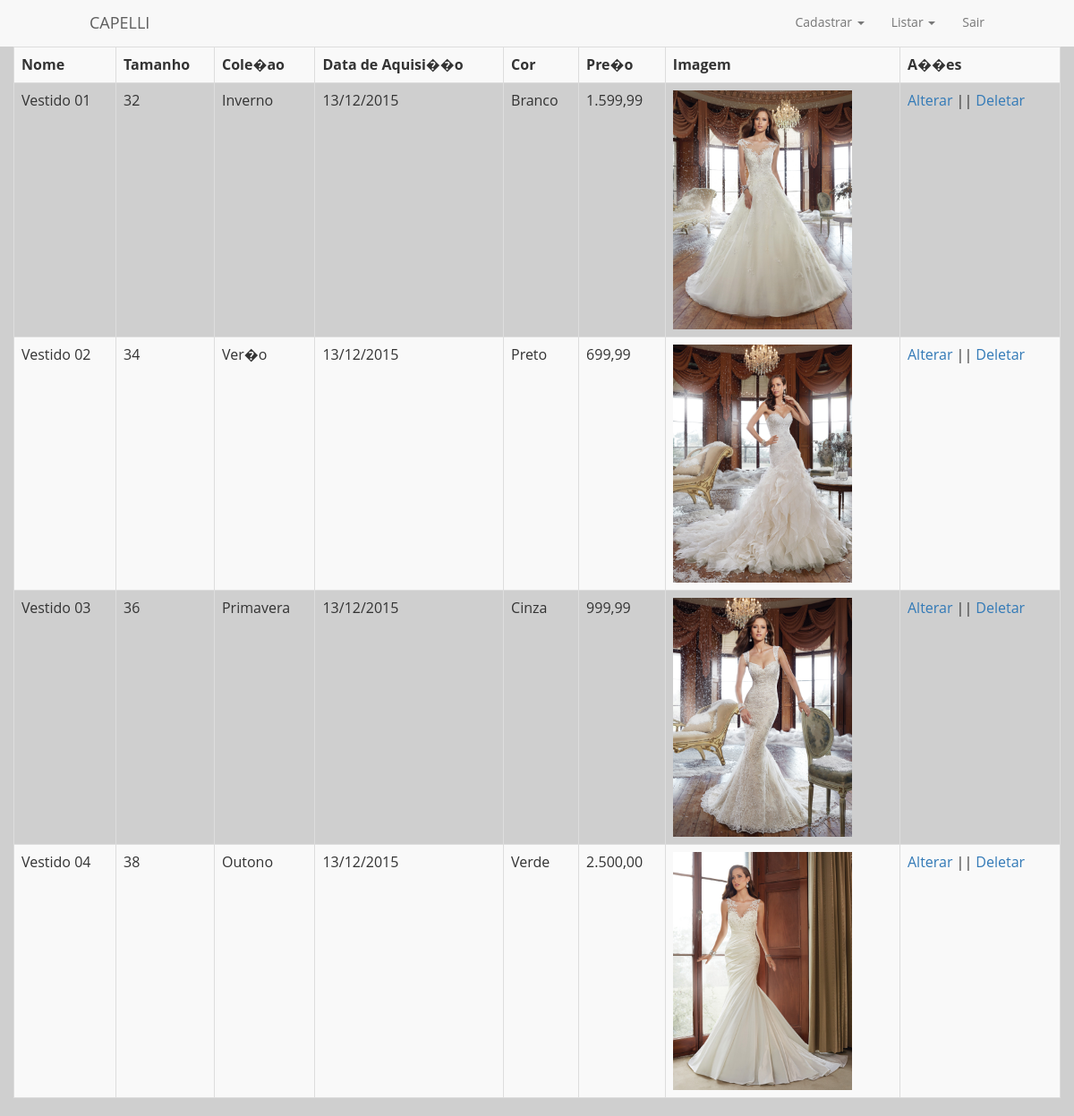
/ListarVestidos.php (signed in), run on the app's committed database.
### tables this page shows
CREATE TABLE vestido
(
id INT AUTO_INCREMENT,
nome VARCHAR(50) NOT NULL,
idTamanho INT NOT NULL,
idColecao  INT NOT NULL,
dataAquisicao DATE NOT NULL,
preco DOUBLE NOT NULL,
imagem VARCHAR(100) NOT NULL,
cor VARCHAR(25) NOT NULL,
PRIMARY KEY (id),
FOREIGN KEY (idColecao)
REFERENCES colecao(id),
FOREIGN KEY (idTamanho)
REFERENCES tamanho(id)
);

CREATE TABLE tamanho
(
id INT AUTO_INCREMENT,
dimensoes  VARCHAR(30) NOT NULL UNIQUE,
PRIMARY KEY (id)
);

CREATE TABLE colecao
(
id INT AUTO_INCREMENT,
nome VARCHAR(50) NOT NULL,
idFornecedor INT NOT NULL,
PRIMARY KEY (id),
FOREIGN KEY (idFornecedor)
REFERENCES fornecedor(id)
);

### ListarVestidos.php (the view, shortened to what this page needs)
<?php
require 'Conexao.php';
$sql = "SELECT vestido.* , tamanho.dimensoes AS tamanhoNome , colecao.nome AS colecaoNome
            FROM vestido INNER JOIN tamanho ON vestido.idTamanho = tamanho.id
            INNER JOIN colecao ON vestido.idColecao = colecao.id";
$resultado = mysqli_query($conn, $sql);
?>
<html xmlns="http://www.w3.org/1999/xhtml" lang="pt-br">
<head>
    <link href="Content/bootstrap.min.css" rel="stylesheet" />
    <link href="Content/EstilosAdm.css" rel="stylesheet" />
</head>
<body>
<nav class="navbar navbar-default">
        <div class="container-fluid">
            <div class="navbar-header">
                <span class="navbar-brand">CAPELLI</span>
            </div>
            <ul class="nav navbar-nav navbar-right hidden-xs">
                <li class="dropdown">
                    <a href="#" class="dropdown-toggle" data-toggle="dropdown" role="button" aria-haspopup="true" aria-expanded="false">
                        Cadastrar
                        <span class="caret"></span>
                    </a>
                </li>
                <li class="dropdown">
                    <a href="#" class="dropdown-toggle" data-toggle="dropdown" role="button" aria-haspopup="true" aria-expanded="false">
                        Listar
                        <span class="caret"></span>
                    </a>
                </li>
                <li>
                    <a href="./SairAdm.php">Sair</a>
                </li>
            </ul>
        </div>
    </nav>
    <div class="container-fluid">
        <div class="row">
            <div class="col-xs-12">
                <table class="table table-striped table-bordered table-hover table-responsive">
                    <tr>
                        <th>Nome</th>
                        <th>Tamanho</th>
                        <th>Cole�ao</th>
                        <th>Data de Aquisi��o</th>
                        <th>Cor</th>
                        <th>Pre�o</th>
                        <th>Imagem</th>
                        <th>A��es</th>
                    </tr>
                    <?php while($linha = mysqli_fetch_assoc($resultado)) { ?>
                    <tr>
                        <td>
                            <?php echo $linha['nome']; ?>
                        </td>
                        <td>
                            <?php echo $linha['tamanhoNome']; ?>
                        </td>
                        <td>
                            <?php echo $linha['colecaoNome']; ?>
                        </td>
                        <td>
                            <?php echo $Date = date("d/m/Y", strtotime($linha['dataAquisicao'])); ?>
                        </td>
                        <td>
                            <?php echo $linha['cor']; ?>
                        </td>
                        <td>
                            <?php echo number_format($linha['preco'], 2, ',', '.'); ?>
                        </td>
                        <td>
                            <img src="./Vestidos/<?php echo $linha['imagem']; ?>" class="img-responsive" height="300" width="200" />
                        </td>
                        <td>
                            <a href="./TelaAlterarVestido.php?id=<?php echo $linha['id']; ?>">Alterar</a>
                            ||
                            <a href="./procDeletarVestido.php?id=<?php echo $linha['id']; ?>">Deletar</a>
                        </td>
                    </tr>
                    <?php } ?>
                </table>
            </div>
        </div>
    </div>
</body>
</html>

### Content/EstilosAdm.css (style rules this page uses)
﻿html, body { margin: 0; padding: 0; height: 100%; }
body { font-family: 'Open Sans', sans-serif; background-color: #CFCFCF; }
.navbar { border-radius: 0; border: 0; margin-bottom: 0; }
@media (min-width: 768px) { .navbar .navbar-right { display: flex; float: none; justify-content: center; } }
@media (min-width: 768px) { .navbar-nav > li > a { padding-bottom: 17px; padding-top: 15px; } }
@media (min-width: 992px) { .navbar .navbar-brand { display: inline-table; padding-left: 100px; } }
@media (min-width: 992px) { .navbar .navbar-right { display: initial; float: right; padding-right: 85px; } }

### data on the page
vestido: nome "Vestido 01", idTamanho.dimensoes "32", idColecao.nome "Inverno", dataAquisicao "13/12/2015", cor "Branco", preco "1.599,99", imagem (picture)
vestido: nome "Vestido 02", idTamanho.dimensoes "34", idColecao.nome "Ver�o", dataAquisicao "13/12/2015", cor "Preto", preco "699,99", imagem (picture)
vestido: nome "Vestido 03", idTamanho.dimensoes "36", idColecao.nome "Primavera", dataAquisicao "13/12/2015", cor "Cinza", preco "999,99", imagem (picture)
vestido: nome "Vestido 04", idTamanho.dimensoes "38", idColecao.nome "Outono", dataAquisicao "13/12/2015", cor "Verde", preco "2.500,00", imagem (picture)
